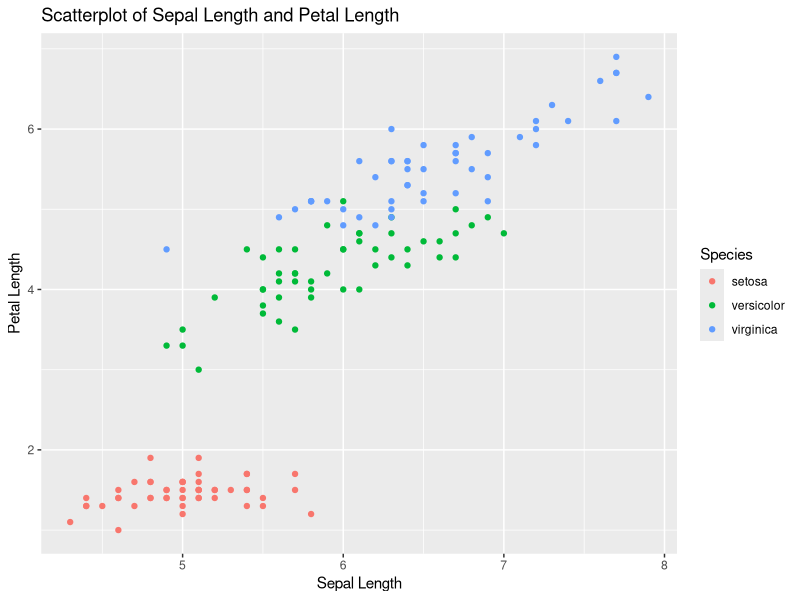
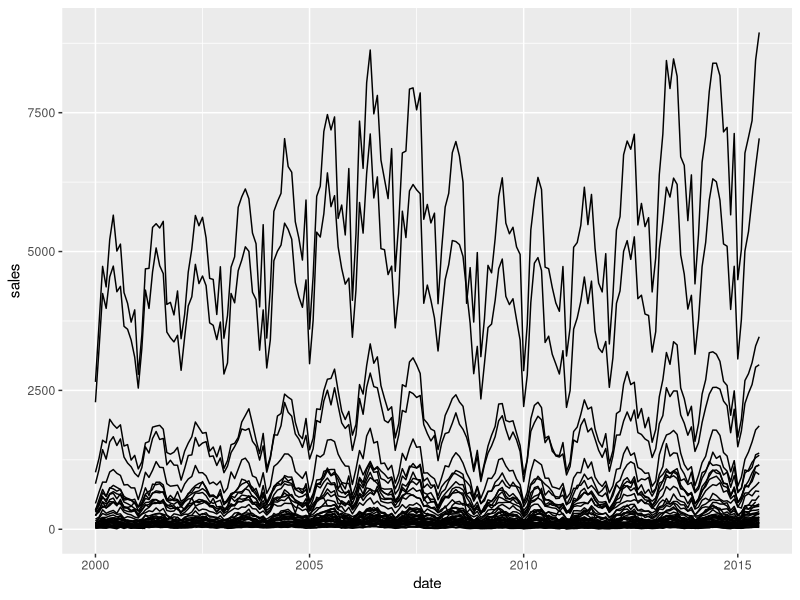
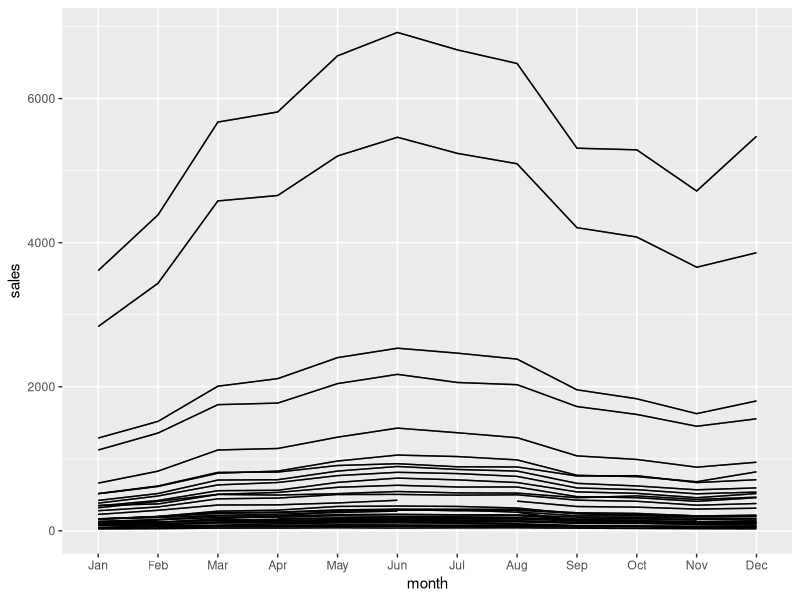
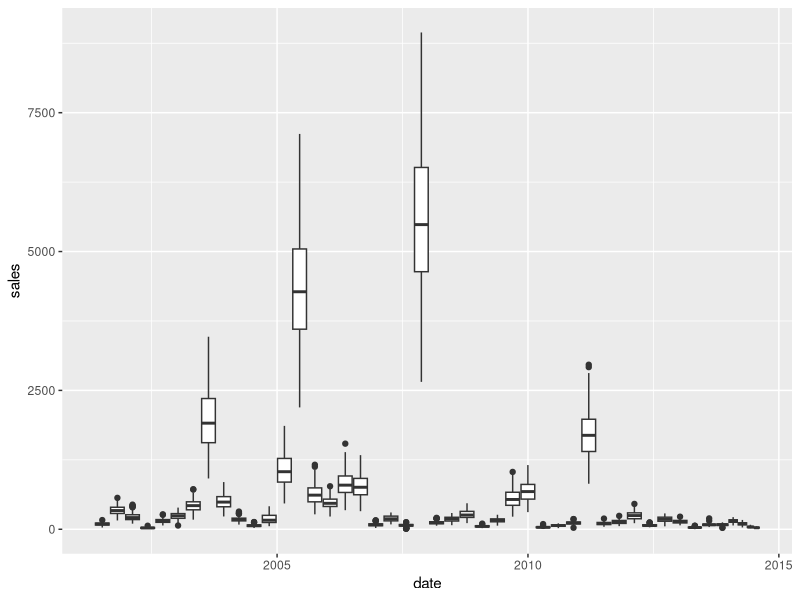

The R source for these figures, in order: (Note: this script raises an error after producing the figures.)
                                          ## Assignment 3 ##



#<a>#

library(ggplot2)
library(datasets)
data(iris)
ggplot(iris, aes(x = Sepal.Length, y = Petal.Length, color = Species)) +
  geom_point() +
  labs(x = "Sepal Length", y = "Petal Length", title = "Scatterplot of Sepal Length and Petal Length")

# From the plot we can see that the Setosa species generally has a shorter sepal and petal length than the 
# Versicolor and Virginica species. The Versicolor Species has moderate and Virginica species has a longer 
# sepal and petal length in general. We can also see a postive correlation between sepal length and petal 
# length for all species. As the sepal length increases, the petal length tends to increase as well.



#<b>#

df<-txhousing
df <- df[complete.cases(df),]
library(tidyverse)

ggplot(txhousing, aes(x=date, y=sales, group=city)) +
  geom_line() 

txhousing$month <- factor(txhousing$month, labels=c("Jan", "Feb", "Mar",
                                                    "Apr", "May", "Jun",
                                                    "Jul", "Aug", "Sep",
                                                    "Oct", "Nov", "Dec"))

# aggregate data by city and month
by_month <- group_by(txhousing, city, month) %>% 
  summarise(sales=mean(sales), volume=mean(volume),
            median=mean(median), listings=mean(listings),
            inventory=mean(inventory))
ggplot(by_month, aes(x=month, y=sales, group=city)) + 
  geom_line(alpha=.5) +
  geom_line(data=filter(by_month)) 


# Sales by City
ggplot(txhousing, aes(x=date, y=sales, group=city)) +
  geom_boxplot()










#<c>#

library(tidyverse)
s <- titanic$Survived
s <- as.factor(s)
levels(s) <- c("Died", "Survived")
finalP<-ggplot(titanic,aes(s,Fare,color=Sex))+
geom_boxplot()+
labs(x = "")+
coord_flip()
finalP

